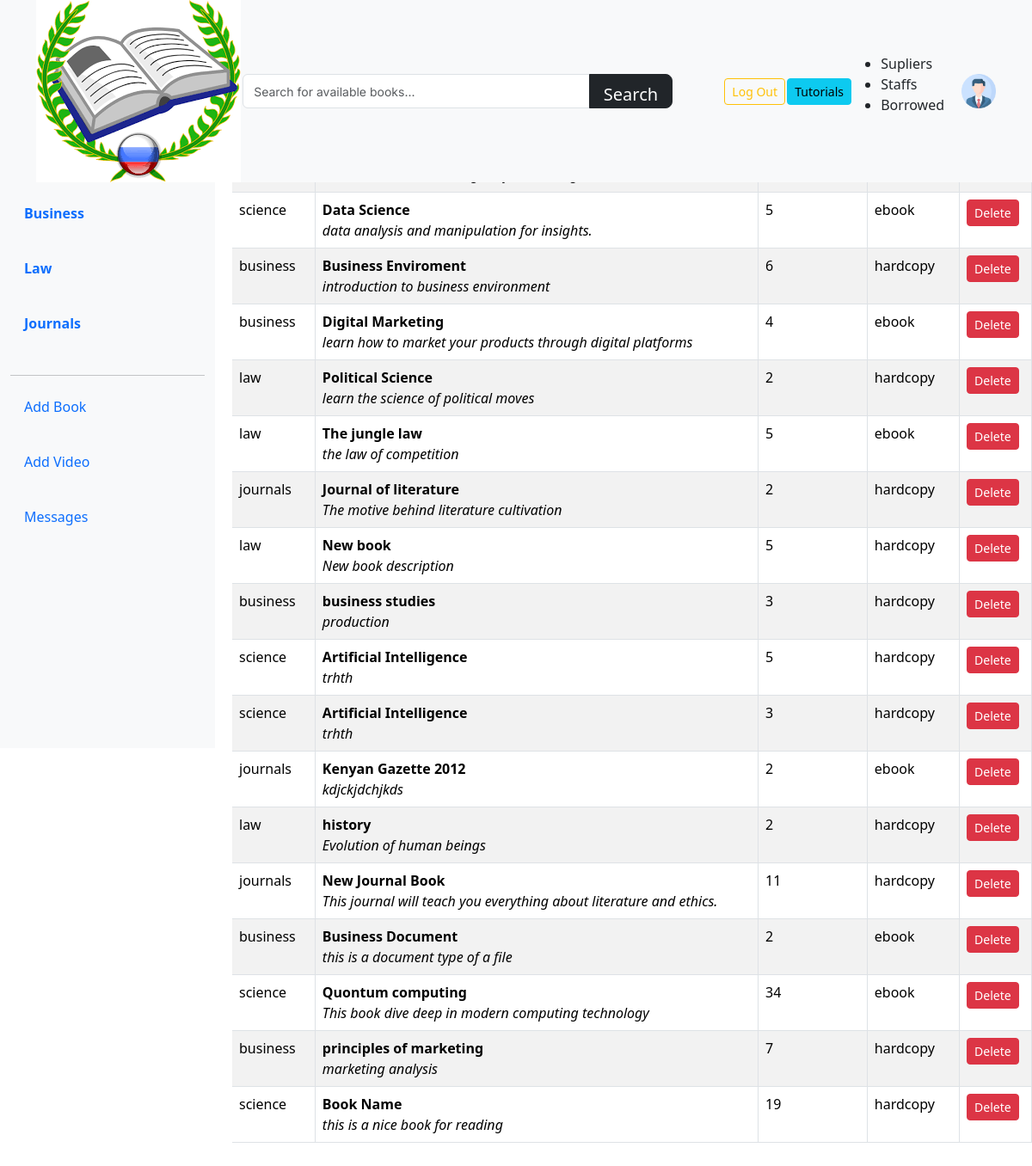
Page /administration/ on the committed database.
### myapp/models.py (models this page shows, shortened)
class Book(models.Model):
    book_category = models.CharField(max_length=20)
    book_name = models.CharField(max_length=50)
    description = models.CharField(max_length=100)
    number_of_books = models.IntegerField()
    book_type = models.CharField(max_length=50, null=False)
    document =models.FileField(upload_to = 'files/', blank=True, null=True)
    created_at = models.DateTimeField(auto_now_add=True)

### myapp/views.py (the view, shortened to what this page needs)
# urls.py: path('administration/', views.administration, name='administration'),
def administration(request):
    entries = Book.objects.all()
    user = request.user
    if 'category' in request.GET:
        category = request.GET['category']
        if category:
            entries = Book.objects.filter(book_category=category)
    return render(request, 'administration.html', {'entries': entries, 'user': user})

### templates/administration.html (shortened to what this page needs)
{% load static %}
<!DOCTYPE html>
<html lang="en">
<head>
    <link href="{% static 'assets/vendor/bootstrap/css/bootstrap.min.css'%}" rel="stylesheet">
    <link href="{% static 'assets/css/style.css'%}" rel="stylesheet">
    <link rel="stylesheet" href="https://cdn.jsdelivr.net/npm/toastify-js/src/toastify.min.css">
    <link href="https://cdn.jsdelivr.net/npm/bootstrap@5.3.3/dist/css/bootstrap.min.css" rel="stylesheet">
</head>
<body>
    <header id="header" class="fixed-top bg-light">
        <div class="container d-flex align-items-center justify-content-between">
        <a href="index.html" class="logo"><img src="{% static 'assets/img/logo1.png'%}" alt="" class="img-fluid"></a>
        <div class="col-md-6">
            <div class="input-group" style="height: 40px; width: 500px;">
                <input
                    type="text"
                    class="form-control"
                    id="searchInput"
                    style="height: 100%; font-size: 14px;"
                    placeholder="Search for available books..."
                />
                <button class="btn btn-dark btn-lg" id="searchButton" type="button" style="height: 100%;">Search</button>
            </div>
        </div>
        <button type="button" class="btn btn-outline-warning btn-sm" id="logoutButton">Log Out</button>
        <a href="{% url 'videos'%}"><button type="button" class="btn btn-info btn-sm">Tutorials</button></a>
        <nav class="navbar">
            <ul>
                <li><a class="nav-link scrollto" href="{%url 'suppliers'%}">Supliers</a></li>
                <li><a class="nav-link scrollto" href="{%url 'staffs'%}">Staffs</a></li>
                <li><a class="nav-link scrollto" href="{% url 'aborrowed'%}">Borrowed</a></li>
            </ul>
            <div class="user-info">
                <img src="{% static 'assets/images/profile.png' %}" alt="Account Icon">
            </div>
        </nav>
        </div>
    </header>
    <div class="container mt-4">
        <div class="row">
        <nav id="sidebarWrapper" class="col-md-2 mt-8 mb-1S d-none d-md-block bg-light sidebar">
            <div class="position-sticky">
            <ul class="nav flex-column">
                <li class="nav-item">
                    <a class="nav-link nav-link-add-entries fw-bold mb-4" id="science" href="?">
                    </a>
                </li>
                <li class="nav-item">
                <a class="nav-link nav-link-add-entries fw-bold mb-4" id="science" href="?category=science">
                </a>
                </li>
                <li class="nav-item">
                <a class="nav-link fw-bold mb-4" id="business" href="?category=business">
                     Business
                </a>
                </li>
                <li class="nav-item">
                <a class="nav-link fw-bold mb-4" id="law" href="?category=law">
                     Law
                </a>
                </li>
                <li class="nav-item">
                <a class="nav-link fw-bold mb-4" id="journals" href="?category=journals">
                     Journals
                </a>
                </li>
                <hr>
                <li class="nav-item">
                    <a class="nav-link mb-4" id="penaltiesLink" href="#" data-bs-toggle="modal" data-bs-target="#addBookForm">
                        Add Book
                    </a>
                </li>
                <li class="nav-item">
                    <a class="nav-link mb-4" href="#" data-bs-toggle="modal" data-bs-target="#addVideo">
                        Add Video
                    </a>
                </li>
                <li class="nav-item">
                <a class="nav-link mb-4"  href="{% url 'reaches' %}">
                    Messages
                </a>
                </li>
            </ul>
            </div>
        </nav>
        <div id="contentWrapper" class="col-md-10 mt-4">
            <div class="table-responsive">
                <table class="table table-striped">
                    <thead class="thead-dark">
                        <tr>
                            <th>Category</th>
                            <th>Name & Description</th>
                            <th>No. of Books</th>
                            <th>Book Type</th>
                            <th>Actions</th>
                        </tr>
                    </thead>
                    <tbody>
                        {% for entry in entries %}
                        <tr>
                            <td>{{ entry.book_category }}</td>
                            <td>
                                <strong>{{ entry.book_name }}</strong><br>
                                <em>{{ entry.description }}</em>
                            </td>
                            <td>{{ entry.number_of_books }}</td>
                            <td>{{ entry.book_type }}</td>
                            <td>
                                <button type="button" class="btn btn-danger btn-sm return-book-btn" data-bs-toggle="modal" data-bs-target="#exampleModal" data-borrowing-id="{{ entry.id }}">
                                    Delete
                                </button>
                            </td>
                        </tr>
                        {% endfor %}
                    </tbody>
                </table>
            </div>
        </div>
    </div>
</body>
</html>

### static/assets/css/style.css (style rules this page uses)
body { overflow-x: hidden; position: relative; }
body { font-family: "Inter", sans-serif; font-weight: 400; line-height: 28px; color: #6a6a6a; font-size: 14px; background-color: #eff2f1; }
a { text-decoration: none; -webkit-transition: .3s all ease; -o-transition: .3s all ease; transition: .3s all ease; color: #2f2f2f; text-decoration: underline; }
.btn { font-weight: 600; padding: 12px 30px; border-radius: 30px; color: #ffffff; background: #2f2f2f; border-color: #2f2f2f; }
.form-control { height: 50px; border-radius: 10px; font-family: "Inter", sans-serif; }

### templates/administration.html (style rules this page uses)
#sidebarWrapper { position: fixed; top: 70px; left: 0; height: 100vh; width: 250px; background-color: #f8f9fa; padding-top: 30px; }
#contentWrapper { margin-left: 240px; padding: 70px 20px 20px 0; }
.navbar { display: flex; justify-content: space-between; align-items: center; }
.user-info { display: flex; align-items: center; }
.user-info img { width: 40px; height: 40px; margin-left: 20px; }
.table th, .table td { border-right: 1px solid #dee2e6; }
.table thead th { background-color: #343a40; color: white; }

### rows in the picture
Book: book_category "science", book_name "Data Science", description "data analysis and manipulation for insights.", number_of_books "5", book_type "ebook"
Book: book_category "business", book_name "Business Enviroment", description "introduction to business environment", number_of_books "6", book_type "hardcopy"
Book: book_category "business", book_name "Digital Marketing", description "learn how to market your products through digital platforms", number_of_books "4", book_type "ebook"
Book: book_category "law", book_name "Political Science", description "learn the science of political moves", number_of_books "2", book_type "hardcopy"
Book: book_category "law", book_name "The jungle law", description "the law of competition", number_of_books "5", book_type "ebook"
Book: book_category "journals", book_name "Journal of literature", description "The motive behind literature cultivation", number_of_books "2", book_type "hardcopy"
Book: book_category "law", book_name "New book", description "New book description", number_of_books "5", book_type "hardcopy"
Book: book_category "business", book_name "business studies", description "production", number_of_books "3", book_type "hardcopy"
Book: book_category "science", book_name "Artificial Intelligence", description "trhth", number_of_books "5", book_type "hardcopy"
Book: book_category "science", book_name "Artificial Intelligence", description "trhth", number_of_books "3", book_type "hardcopy"
Book: book_category "journals", book_name "Kenyan Gazette 2012", description "kdjckjdchjkds", number_of_books "2", book_type "ebook"
Book: book_category "law", book_name "history", description "Evolution of human beings", number_of_books "2", book_type "hardcopy"
Book: book_category "journals", book_name "New Journal Book", description "This journal will teach you everything about literature and ethics.", number_of_books "11", book_type "hardcopy"
Book: book_category "business", book_name "Business Document", description "this is a document type of a file", number_of_books "2", book_type "ebook"
Book: book_category "science", book_name "Quontum computing", description "This book dive deep in modern computing technology", number_of_books "34", book_type "ebook"
Book: book_category "business", book_name "principles of marketing", description "marketing analysis", number_of_books "7", book_type "hardcopy"
Book: book_category "science", book_name "Book Name", description "this is a nice book for reading", number_of_books "19", book_type "hardcopy"
